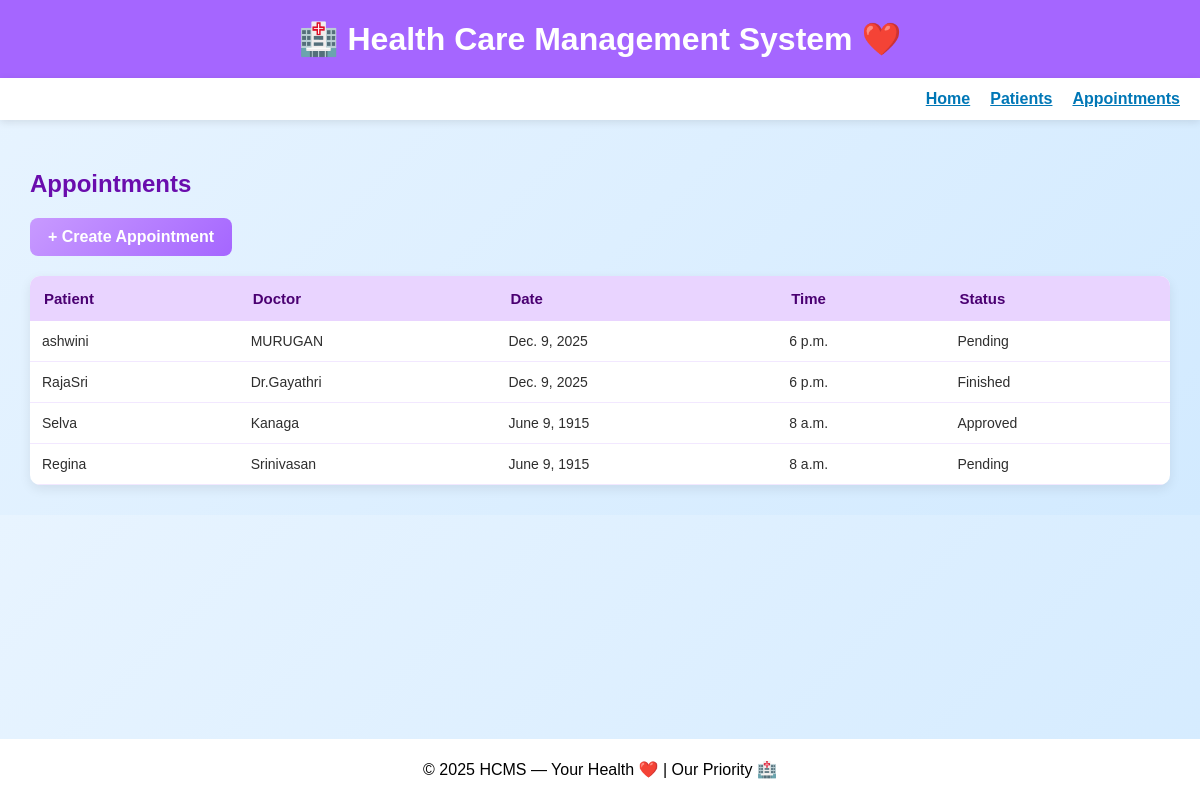
The app's page /appointments/ with its own data.
### core/models.py (models this page shows, shortened)
class Appointment(models.Model):
    STATUS = (('P','Pending'),('A','Approved'),('C','Cancelled'),('F','Finished'))
    patient = models.ForeignKey(Patient, on_delete=models.CASCADE, related_name='appointments')
    doctor = models.ForeignKey(Doctor, on_delete=models.CASCADE, related_name='appointments')
    date = models.DateField()
    time = models.TimeField()
    reason = models.TextField(blank=True)
    status = models.CharField(max_length=1, choices=STATUS, default='P')
    created_at = models.DateTimeField(auto_now_add=True)
    class Meta:
        unique_together = ('doctor', 'date', 'time')  # simple conflict avoidance
        ordering = ['-date', '-time']

class Patient(models.Model):
    user = models.OneToOneField(User, null=True, blank=True, on_delete=models.SET_NULL)
    full_name = models.CharField(max_length=200)
    dob = models.DateField(null=True, blank=True)
    gender = models.CharField(max_length=1, choices=GENDER_CHOICES, default='O')
    phone = models.CharField(max_length=20, blank=True)
    email = models.EmailField(blank=True)
    address = models.TextField(blank=True)
    created_at = models.DateTimeField(auto_now_add=True)

class Doctor(models.Model):
    user = models.OneToOneField(User, null=True, blank=True, on_delete=models.SET_NULL)
    full_name = models.CharField(max_length=200)
    specialization = models.CharField(max_length=150)
    phone = models.CharField(max_length=20, blank=True)
    email = models.EmailField(blank=True)
    available = models.BooleanField(default=True)
    created_at = models.DateTimeField(auto_now_add=True)

### core/views.py (the view)
# urls.py: path('appointments/', views.appointments_list, name='appointments_list'),
def appointments_list(request):
    appointments = Appointment.objects.select_related('patient', 'doctor').all()
    return render(request, 'core/appointments_list.html', {'appointments': appointments})

### core/templates/core/appointments_list.html (shortened to what this page needs)
{% extends "core/base.html" %}
{% load static %}
{% block content %}
<h2>Appointments</h2>
<a href="{% url 'core:appointment_create' %}" class="create-btn">+ Create Appointment</a>
<table class="appointments-table">
    <tr>
        <th>Patient</th>
        <th>Doctor</th>
        <th>Date</th>
        <th>Time</th>
        <th>Status</th>
    </tr>
    {% for a in appointments %}
    <tr>
        <td>{{ a.patient.full_name }}</td>
        <td>{{ a.doctor.full_name }}</td>
        <td>{{ a.date }}</td>
        <td>{{ a.time }}</td>
        <td>{{ a.get_status_display }}</td>
    </tr>
    {% empty %}
    <tr class="empty-row">
        <td colspan="5">No appointments yet.</td>
    </tr>
    {% endfor %}
</table>
{% endblock %}

### core/templates/core/base.html (style rules this page uses)
body { margin: 0; font-family: Arial, sans-serif; background: linear-gradient(135deg, #E8F4FF, #D2EAFF); }

### core/templates/core/appointments_list.html (style rules this page uses)
h2 { color: #6A0DAD; font-weight: 700; margin-bottom: 20px; }
.create-btn { display: inline-block; padding: 10px 18px; background: linear-gradient(135deg, #C89AFF, #A566FF); color: white; text-decoration: none; border-radius: 8px; font-weight: bold; margin-bottom: 20px; transition: 0.3s; }
.appointments-table { width: 100%; border-collapse: collapse; background: #FFFFFF; border-radius: 10px; overflow: hidden; box-shadow: 0px 4px 12px rgba(0, 0, 0, 0.08); }
.appointments-table th { background: #E9D4FF; color: #4A0072; padding: 14px; text-align: left; font-size: 15px; }
.appointments-table td { padding: 12px; border-bottom: 1px solid #F2E8FF; font-size: 14px; color: #2E2E2E; }

### records on screen
Appointment: patient.full_name "ashwini", doctor.full_name "MURUGAN", date "Dec. 9, 2025", time "6 p.m.", status "Pending"
Appointment: patient.full_name "RajaSri", doctor.full_name "Dr.Gayathri", date "Dec. 9, 2025", time "6 p.m.", status "Finished"
Appointment: patient.full_name "Selva", doctor.full_name "Kanaga", date "June 9, 1915", time "8 a.m.", status "Approved"
Appointment: patient.full_name "Regina", doctor.full_name "Srinivasan", date "June 9, 1915", time "8 a.m.", status "Pending"
